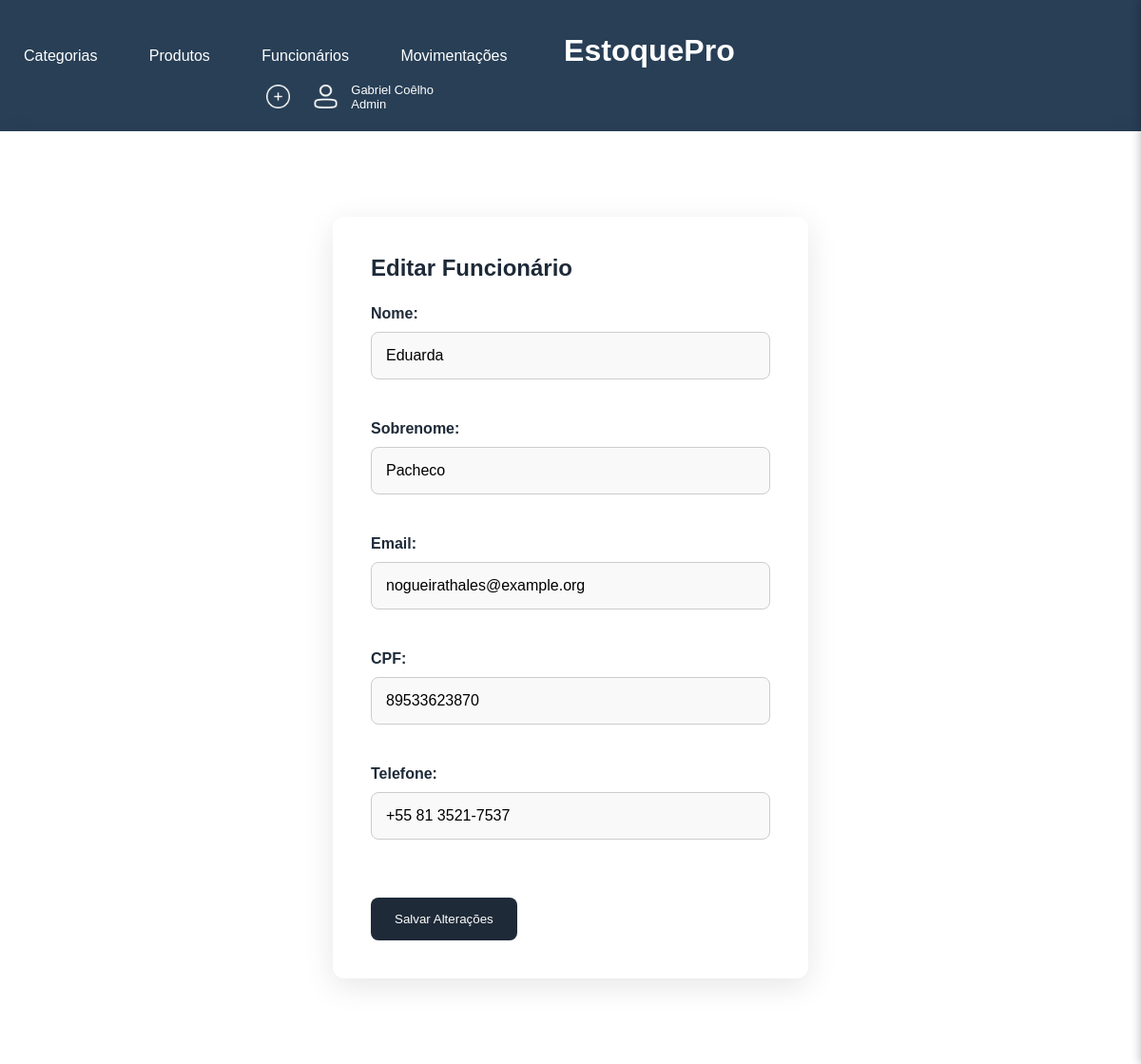
Page /editar_funcionario/49 on the committed database.
### models.py (models this page shows, shortened)
class Funcionario(Base):
    __tablename__ = 'funcionarios'
    id_funcionario = Column(Integer, primary_key=True)
    nome_funcionario = Column(String(40), nullable=False, index=True)
    sobrenome = Column(String(16), nullable=False, index=True)
    email = Column(String(40), nullable=False, index=True, unique=True)
    cpf = Column(String(11), nullable=False, index=True, unique=True)
    telefone = Column(String(16), index=True, unique=True)
    data_de_cadastro = Column(String, index=True)

### app.py (the view, shortened to what this page needs)
@app.route('/editar_funcionario/<int:id_funcionario>', methods=["GET", "POST"])
def editar_funcionario(id_funcionario):
    funcionario = db_session.query(Funcionario).filter(Funcionario.id_funcionario == id_funcionario).first()
    if not funcionario:
        flash("Funcionário não encontrado.", "error")
        return redirect(url_for('funcionario'))
    return render_template('editar_funcionario.html', funcionario=funcionario)

### templates/editar_funcionario.html
{% extends 'base.html' %}
{% block conteudo %}
<div class="formulario">
    <h2>Editar Funcionário</h2>
    <form action="{{ url_for('editar_funcionario', id_funcionario=funcionario.id_funcionario) }}" method="POST">
        <label for="form_nome_funcionario">Nome:</label>
        <input type="text" id="form_nome_funcionario" name="form_nome_funcionario" value="{{ funcionario.nome_funcionario }}" required>
        <br><br>
        <label for="form_sobrenome_funcionario">Sobrenome:</label>
        <input type="text" id="form_sobrenome_funcionario" name="form_sobrenome_funcionario" value="{{ funcionario.sobrenome }}" required>
        <br><br>
        <label for="form_email_funcionario">Email:</label>
        <input type="email" id="form_email_funcionario" name="form_email_funcionario" value="{{ funcionario.email }}" required>
        <br><br>
        <label for="form_cpf_funcionario">CPF:</label>
        <input type="text" id="form_cpf_funcionario" name="form_cpf_funcionario" value="{{ funcionario.cpf }}" required>
        <br><br>
        <label for="form_telefone_funcionario">Telefone:</label>
        <input class="input" type="text" id="form_telefone_funcionario" name="form_telefone_funcionario" value="{{ funcionario.telefone }}" required>
        <br><br>
        <button type="submit">Salvar Alterações</button>
    </form>
</div>
{% endblock conteudo %}

### static/template.css (style rules this page uses)
* { margin: 0; padding: 0; box-sizing: border-box; }
body, html { height: 100%; font-family: 'Poppins', sans-serif; background-color: #f0f2f5; color: #333333; }
h2 { color: #1e2a38; margin-bottom: 25px; font-weight: 600; }
.formulario { max-width: 500px; margin: 50px auto; padding: 40px; background-color: #ffffff; box-shadow: 0 8px 32px rgba(0, 0, 0, 0.1); border-radius: 12px; }
label { display: block; margin-bottom: 10px; font-weight: 600; color: #1e2a38; }
input[type="text"], input[type="email"], input[type="password"] { width: 100%; padding: 15px; margin-bottom: 25px; border: 1px solid #ccc; border-radius: 8px; background-color: #f9f9f9; font-size: 16px; transition: border-color 0.3s, box-shadow 0.3s; }
.input { display: block; margin-bottom: 40px; width: 80px; padding: 10px; font-size: 16px; border: 2px solid #ccc; border-radius: 5px; background-color: #f9f9f9; transition: border-color 0.3s, box-shadow 0.3s; }
button { background-color: #1e2a38; color: white; border: none; padding: 15px 25px; border-radius: 8px; cursor: pointer; transition: background-color 0.3s; }

### rows in the picture
Funcionario: form_nome_funcionario "Eduarda", form_sobrenome_funcionario "Pacheco", form_email_funcionario "nogueirathales@example.org", form_cpf_funcionario "89533623870", form_telefone_funcionario "+55 81 3521-7537"
